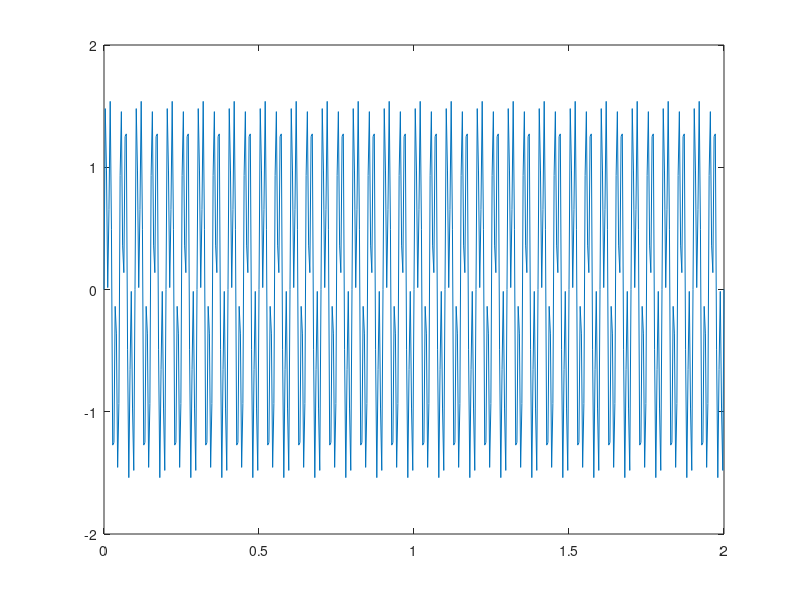
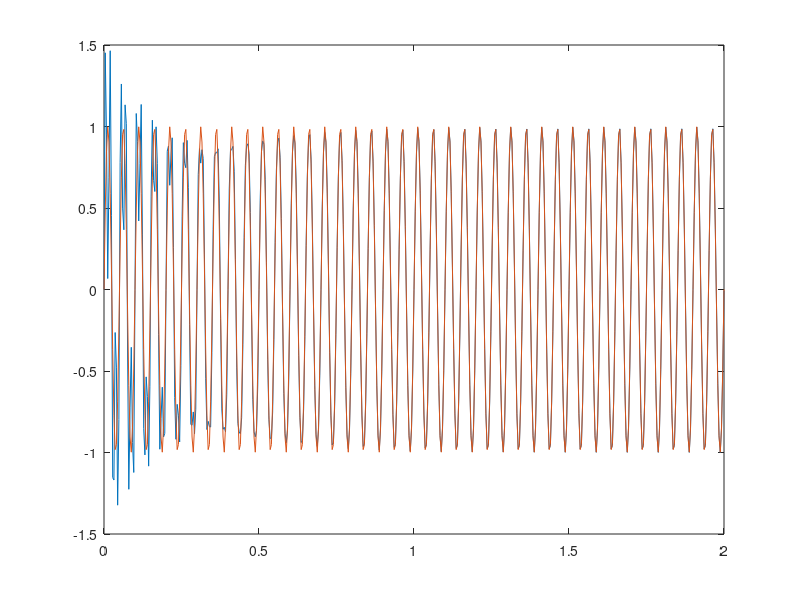

Source code (MATLAB) for these figures, in order:
%50HZ notch filter IIR direct form II transposed
% y(n) = b_0*v(n)+b_1*v(n-1)+b_2*v(n-2)
% v(n) = x(n)-a_1*v(n-1)-a_2*v(n-2)
close all;
Fs=250;
Ts=1/Fs;
t=linspace(0,500*Ts,501);
signal = sin(2*pi*20*t)+sin(2*pi*60*t);
filt_coeff= [1 -0.1257 1 1 -0.1234 0.9625];
filt_scale=[0.9813 1]
v_n = 0;
v_n1 = 0;
v_n2 = 0;
signal_filt=linspace(0,0,501);
for i=1:length(signal)  
    v_n=filt_scale(1)*signal(i)-filt_coeff(5)*v_n1-filt_coeff(6)*v_n2;
    signal_filt(i) = filt_coeff(1)*v_n+filt_coeff(2)*v_n1+filt_coeff(3)*v_n2;
    v_n2=v_n1;
    v_n1=v_n;
end


plot(t,signal)
figure
plot(t,signal_filt)
hold on
plot(t,sin(2*pi*20*t))